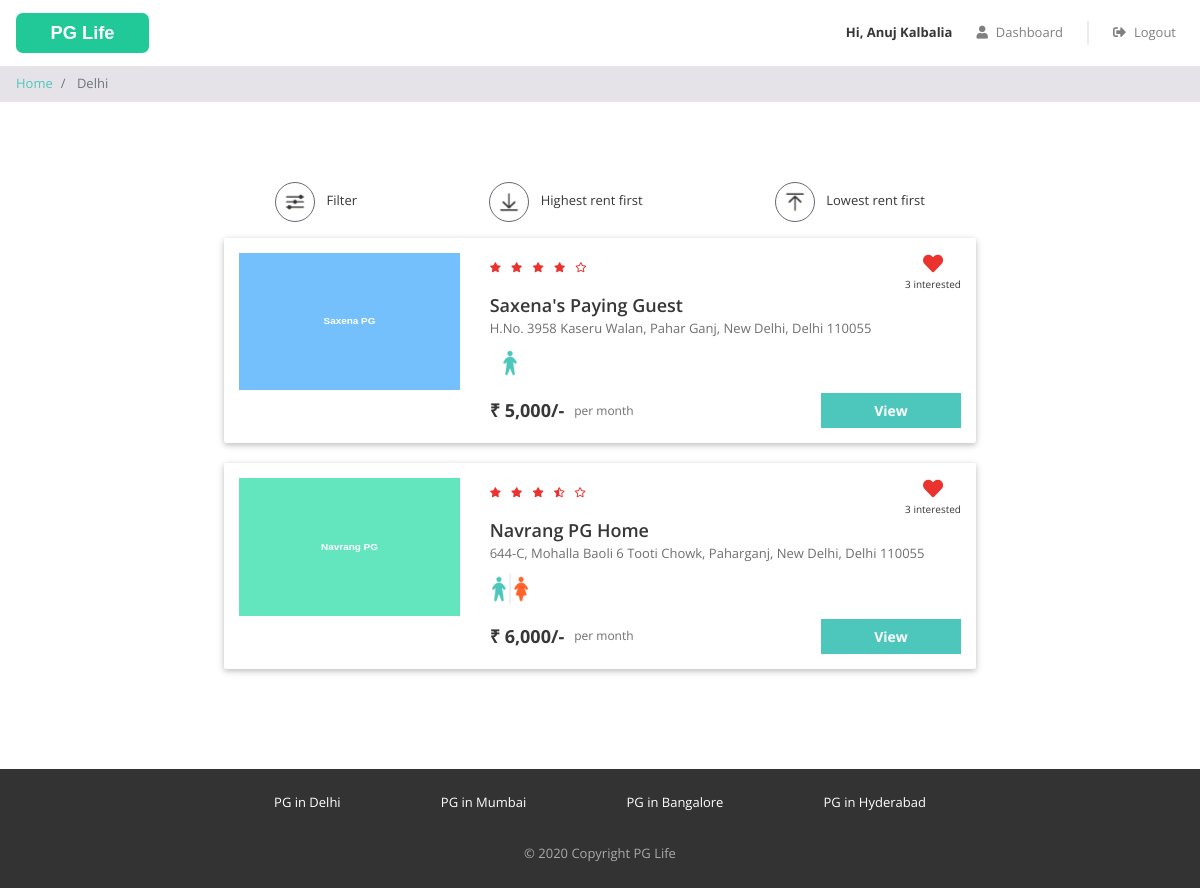
Screenshot of /property_list_without_react.php?city=Delhi (signed in) with the database file from the repository.
### tables this page shows
CREATE TABLE IF NOT EXISTS properties (
  id INT NOT NULL AUTO_INCREMENT,
  city_id INT NOT NULL,
  name VARCHAR(100) NOT NULL,
  address VARCHAR(255) NOT NULL,
  description LONGTEXT NOT NULL,
  gender ENUM('male', 'female', 'unisex') NOT NULL,
  rent INT NOT NULL,
  rating_clean FLOAT(2,1) NOT NULL,
  rating_food FLOAT(2,1) NOT NULL,
  rating_safety FLOAT(2,1) NOT NULL,
  PRIMARY KEY (id),
  FOREIGN KEY (city_id) REFERENCES cities(id)
);

### property_list_without_react.php (the view, shortened to what this page needs)
<?php
require "includes/database_connect.php";
$user_id = isset($_SESSION['user_id']) ? $_SESSION['user_id'] : NULL;
$city_name = $_GET["city"];
$sql_1 = "SELECT * FROM cities WHERE name = '$city_name'";
$result_1 = mysqli_query($conn, $sql_1);
$city = mysqli_fetch_assoc($result_1);
$city_id = $city['id'];
$sql_2 = "SELECT * FROM properties WHERE city_id = $city_id";
$result_2 = mysqli_query($conn, $sql_2);
$properties = mysqli_fetch_all($result_2, MYSQLI_ASSOC);
$sql_3 = "SELECT *
            FROM interested_users_properties iup
            INNER JOIN properties p ON iup.property_id = p.id
            WHERE p.city_id = $city_id";
$result_3 = mysqli_query($conn, $sql_3);
$interested_users_properties = mysqli_fetch_all($result_3, MYSQLI_ASSOC);
?>
<!DOCTYPE html>
<html lang="en">
<head>
    <?php
    include "includes/head_links.php";
    ?>
    <link href="css/property_list.css" rel="stylesheet" />
</head>
<body>
    <?php
    include "includes/header.php";
    ?>
    <nav aria-label="breadcrumb">
        <ol class="breadcrumb py-2">
            <li class="breadcrumb-item">
                <a href="index.php">Home</a>
            </li>
            <li class="breadcrumb-item active" aria-current="page">
                <?php echo $city_name; ?>
            </li>
        </ol>
    </nav>
    <div class="page-container">
        <div class="filter-bar row justify-content-around">
            <div class="col-auto" data-toggle="modal" data-target="#filter-modal">
                <img src="img/filter.png" alt="filter" />
                <span>Filter</span>
            </div>
            <div class="col-auto">
                <img src="img/desc.png" alt="sort-desc" />
                <span>Highest rent first</span>
            </div>
            <div class="col-auto">
                <img src="img/asc.png" alt="sort-asc" />
                <span>Lowest rent first</span>
            </div>
        </div>
        <?php
        foreach ($properties as $property) {
            $property_images = glob("img/properties/" . $property['id'] . "/*");
        ?>
            <div class="property-card property-id-<?= $property['id'] ?> row">
                <div class="image-container col-md-4">
                    <img src="<?= $property_images[0] ?>" />
                </div>
                <div class="content-container col-md-8">
                    <div class="row no-gutters justify-content-between">
                        <?php
                        $total_rating = ($property['rating_clean'] + $property['rating_food'] + $property['rating_safety']) / 3;
                        $total_rating = round($total_rating, 1);
                        ?>
                        <div class="star-container" title="<?= $total_rating ?>">
                            <?php
                            $rating = $total_rating;
                            for ($i = 0; $i < 5; $i++) {
                                if ($rating >= $i + 0.8) {
                            ?>
                                    <i class="fas fa-star"></i>
                                <?php
                                } elseif ($rating >= $i + 0.3) {
                                ?>
                                    <i class="fas fa-star-half-alt"></i>
                                <?php
                                } else {
                                ?>
                                    <i class="far fa-star"></i>
                            <?php
                                }
                            }
                            ?>
                        </div>
                        <div class="interested-container">
                            <?php
                            $interested_users_count = 0;
                            $is_interested = false;
                            foreach ($interested_users_properties as $interested_user_property) {
                                if ($interested_user_property['property_id'] == $property['id']) {
                                    $interested_users_count++;
                                    if ($interested_user_property['user_id'] == $user_id) {
                                        $is_interested = true;
                                    }
                                }
                            }
                            if ($is_interested) {
                            ?>
                                <i class="is-interested-image fas fa-heart" property_id="<?= $property['id'] ?>"></i>
                            <?php
                            } else {
                            ?>
                                <i class="is-interested-image far fa-heart" property_id="<?= $property['id'] ?>"></i>
                            <?php
                            }
                            ?>
                            <div class="interested-text">
                                <span class="interested-user-count"><?= $interested_users_count ?></span> interested
                            </div>
                        </div>
                    </div>
                    <div class="detail-container">
                        <div class="property-name"><?= $property['name'] ?></div>
                        <div class="property-address"><?= $property['address'] ?></div>
                        <div class="property-gender">
                            <?php
                            if ($property['gender'] == "male") {
                            ?>
                                <img src="img/male.png" />
                            <?php
                            } elseif ($property['gender'] == "female") {
                            ?>
                                <img src="img/female.png" />
                            <?php
                            } else {
                            ?>
                                <img src="img/unisex.png" />
                            <?php
                            }
                            ?>
                        </div>
                    </div>
                    <div class="row no-gutters">
                        <div class="rent-container col-6">
                            <div class="rent">₹ <?= number_format($property['rent']) ?>/-</div>
                            <div class="rent-unit">per month</div>
                        </div>
                        <div class="button-container col-6">
                            <a href="property_detail.php?property_id=<?= $property['id'] ?>" class="btn btn-primary">View</a>
                        </div>
                    </div>
                </div>
            </div>
        <?php
        }
        ?>
    </div>
    <?php
    include "includes/footer.php";
    ?>
</body>
</html>

### css/common.css (style rules this page uses)
* { box-sizing: border-box; font-family: 'Open Sans', sans-serif; }
body { color: #373737; font-size: 16px; position: relative; }
.btn-primary, .btn-warning, .btn-danger { color: white; font-weight: bold; }
.breadcrumb { background-color: #e5e3e8; font-size: 13px; border-radius: 0px; margin-bottom: 0px; }
.page-container { max-width: 800px; padding: 80px 24px; margin: auto; }

### css/property_list.css (style rules this page uses)
.filter-bar > div { cursor: pointer; font-size: 13px; text-align: center; margin-bottom: 16px; }
.filter-bar img { width: 40px; height: 40px; border-radius: 40px; border: 1px solid #646870; padding: 6px; margin-right: 8px; }
.property-card { background-color: #ffffff; border-radius: 2px; padding: 15px 0px; margin: 0px auto 20px; box-shadow: 0 2px 5px 0 rgba(0, 0, 0, 0.16), 0 2px 10px 0 rgba(0, 0, 0, 0.12); }
.image-container { text-align: center; }
.image-container img { width: 100%; max-width: 300px; }
.star-container i { color: #EA322E; font-size: 10px; margin-right: 6px; }
.interested-container { text-align: center; }
.interested-container i { color: #EA322E; font-size: 20px; cursor: pointer; }
.interested-text { font-size: 10px; }
.detail-container { padding-bottom: 10px; }
.property-name { font-size: 18px; font-weight: 600; }
.property-address { color: #6f6f6f; font-size: 13px; padding-bottom: 5px; }
.property-gender img { width: 40px; }
.rent-container { display: flex; align-items: center; }
.rent { font-size: 18px; font-weight: bold; padding-right: 10px; }
.rent-unit { color: #6f6f6f; font-size: 12px; }
.button-container .btn { font-size: 14px; border-radius: 0px; width: 140px; float: right; }

### rows the page displays
properties: shows a picture, interested_users_count "3", name "Saxena's Paying Guest", address "H.No. 3958 Kaseru Walan, Pahar Ganj, New Delhi, Delhi 110055", rent "5,000"
properties: shows a picture, interested_users_count "3", name "Navrang PG Home", address "644-C, Mohalla Baoli 6 Tooti Chowk, Paharganj, New Delhi, Delhi 110055", rent "6,000"

### other values shown
$_SESSION["full_name"] "Anuj Kalbalia"
$city_name "Delhi"
